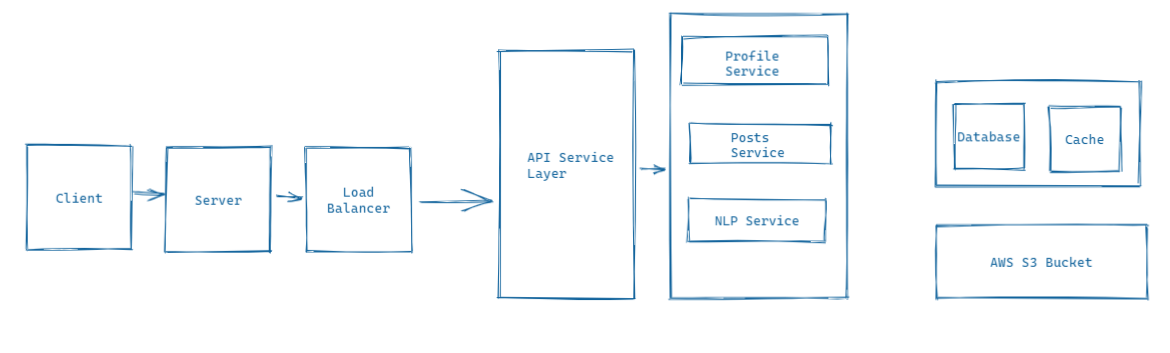
#> input picture pyTest/leetCodes/test7.png, 1170 x 353 px, found by its file name
$ python invertImageColor.py
#> lines starting #> are read from the running program, lines starting #| are printed output that depends on the picture
import cv2 as cv2
import numpy as np
import os as os


# read images from a folder
#for i in range(


# test image path
#img_folder_path = r"C:\Users\wujiaqi\Desktop\PhotoAlbums\[Pure_Media]vol.73_Hizzy"


# get the images folder path
img_folder_path = input("please input the directory path: ")
#> the answer given: leetCodes
final_folder_path = "C:\\Users\\wujiaqi\\Desktop\\backgrounds\\PhotoAlbums" + "\\" + img_folder_path.split("\\")[-1]


# create the folder which is not existed
os.mkdir(final_folder_path)


# invert the color of the all the images
image_names = os.listdir(img_folder_path)
for image_name in image_names:
    if image_name[-3:] == "jpg" or image_name[-3:] == "png":
        image = cv2.imread(img_folder_path + "\\" + image_name)
#> image is the input picture: shape (353, 1170, 3); mean B, G, R 252, 250.2, 247.7
        inv_image = 255 - image
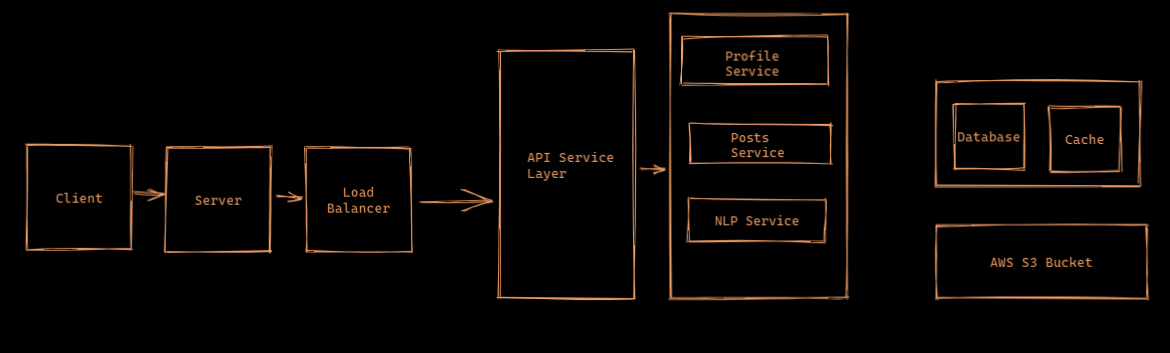
#> inv_image: shape (353, 1170, 3); mean B, G, R 3, 4.8, 7.3
        if image.shape[0] > image.shape[1]:
            final_image = np.concatenate((image, inv_image), axis=1)
        else:
            final_image = np.concatenate((image, inv_image), axis=0)
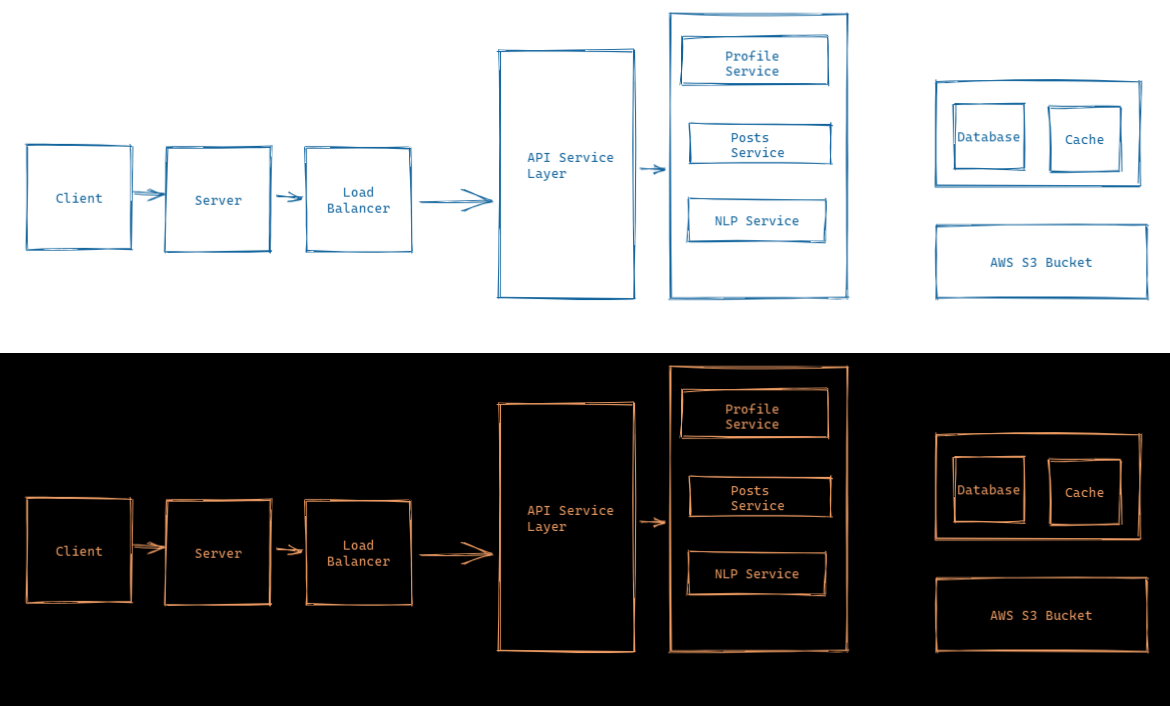
#> final_image: shape (706, 1170, 3); mean B, G, R 127.5, 127.5, 127.5

        cv2.imwrite(final_folder_path + "\\" + image_name, final_image)
        print(final_folder_path + "\\" + image_name)


# read the image
#test_img = cv2.imread(test_img_path)
#cv2.imshow("Test if non image file can be read or not.", test_img)
#cv2.waitKey(0)
